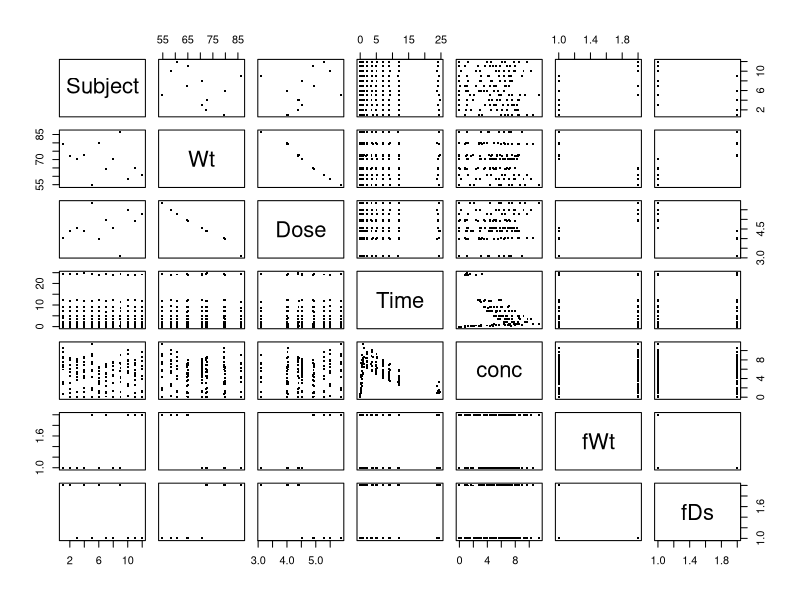
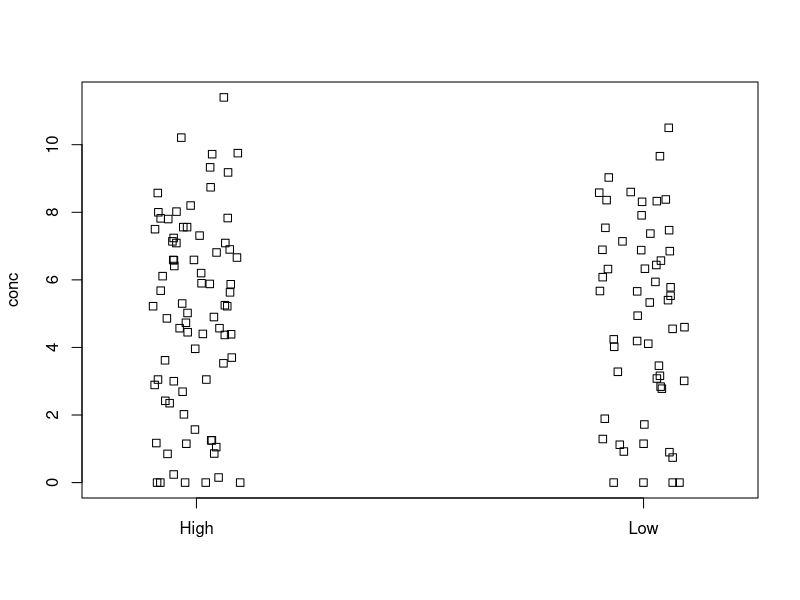
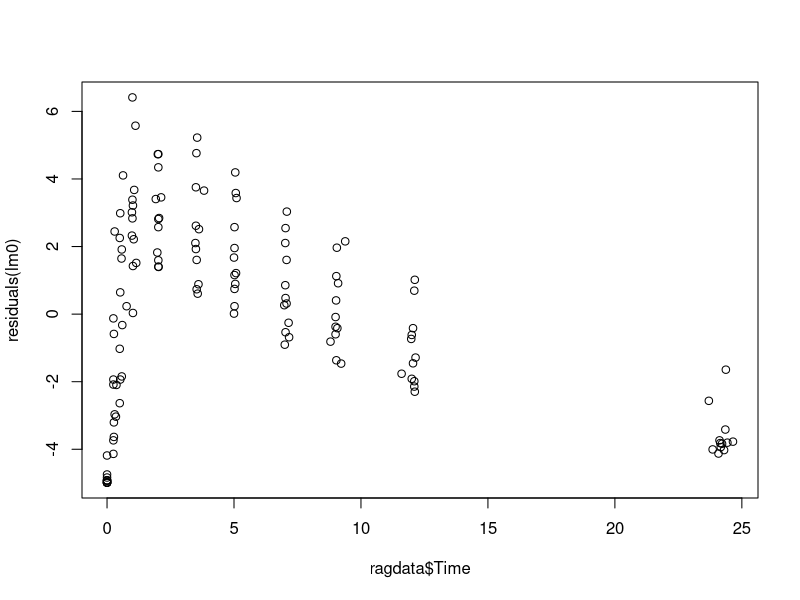
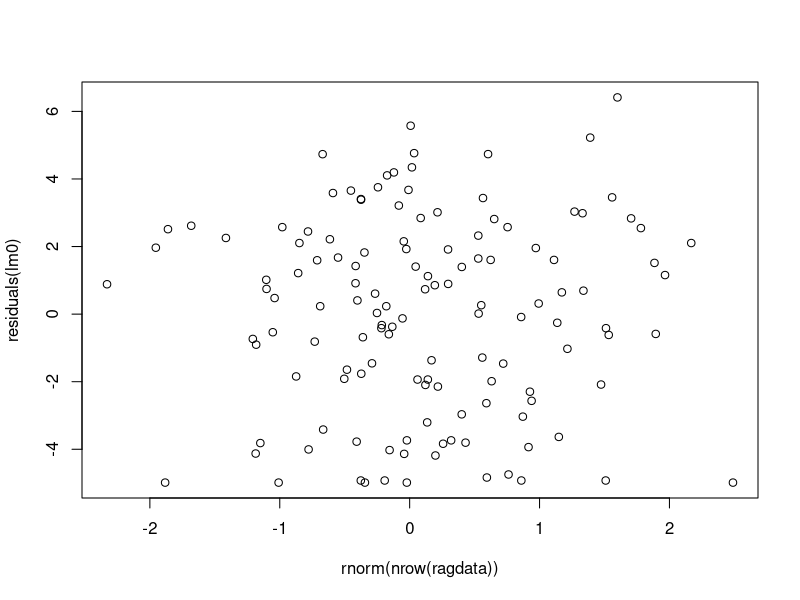
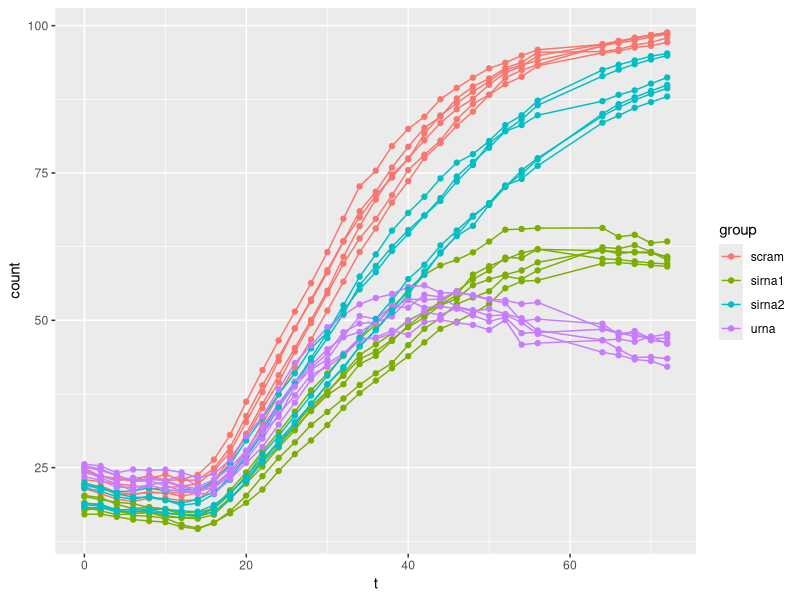
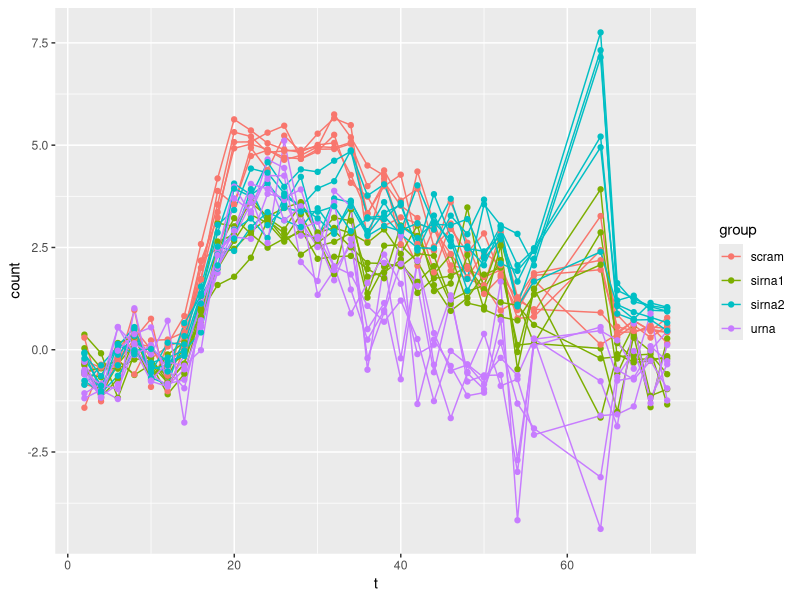
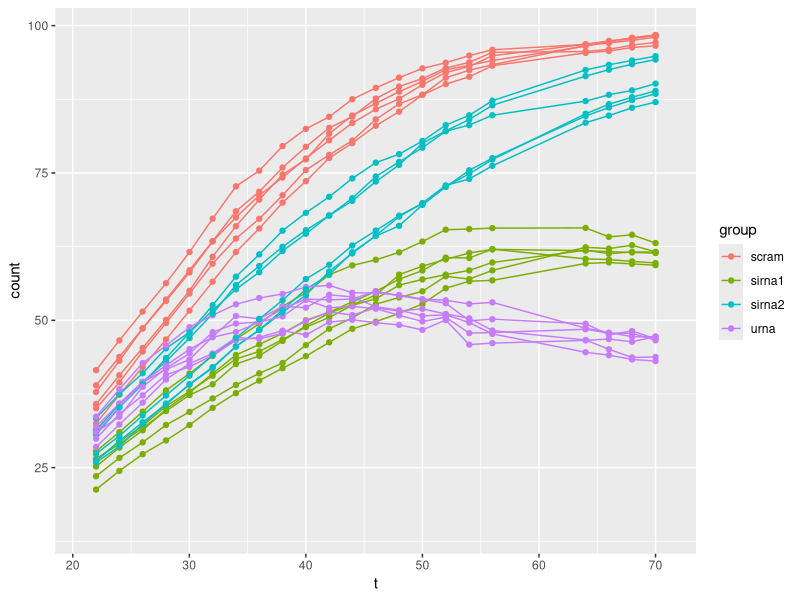
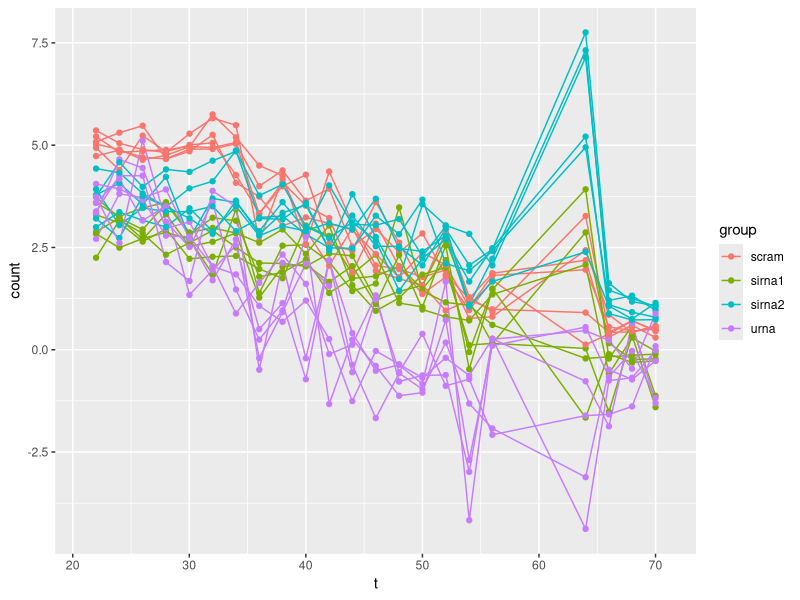

Source code (R) for these figures, in order: (Note: this script raises an error after producing the figures.)
#' ---
#' title: "Regression Crash Course"
#' author: "Nour Abdelfattah"
#' date: "November 29, 2016"
#' ---
.workdir <- 'Session_06_Regression';
if(basename(getwd())!=.workdir){
  if(.workdir %in% list.files('.')) setwd(.workdir) else
    if(.workdir %in% list.files('..')) setwd(file.path('..',.workdir)) else
      setwd(file.path('..','..',.workdir))
}

#' Load the usual goodies
library(magrittr); library(ggplot2); library(nlme);

#' Load the data
ragdata<- read.csv("regdata.csv");

#' Plot the data to see what relationships between
#' variables become apparent
data.matrix(ragdata) %>% jitter %>% as.data.frame %>% plot(pch='.',cex=3);

#' Let's say we want to characterize the dose-concentration
#' relationship for this drug (Theophiline)
#' Treating dose as a dichotomous variables (fDs) we see...
stripchart(conc~fDs, ragdata,vertical=T,method='jitter');

#' Fit the equivalent linear regression model
lm0 <-lm(conc~fDs, ragdata);
lm0;
confint(lm0);
#' Make special note of the `Coefficients` table, that's
#' the hypothesis tests.
summary(lm0);
#' You can pull out just the coefficient table from 
#' `summary(lm0)` using the `$` operator, since `summary()`
#' returns a list (invisibly, as usual in R)
summary(lm0)$coefficient;
#' With a single dichotomous predictor, a linear model
#' gives the same result a t-test
t.test(conc~fDs,ragdata);
#' ...not significant, in both cases.
#' How about if we add `fWt` (low/high) as a predictor...
#' We can use the `update` function to avoid retyping the whole model
lm1 <- update(lm0,.~.+fWt);
summary(lm1);
#' Still insignificant.
#' How about if weight is the only predictor?
lm2 <- update(lm0,.~fWt);
#' Oh, by the way, there is a `Time` variable in the data.
#' Time has an annoying way of influencing everything. To
#' see if time might be a significant effect on the model,
#' try plotting its residuals against the candidate variable.
#' 
#' Notice the `plot(x,y)` syntax here instead of the `plot(y~x,data)` syntax
plot(ragdata$Time,residuals(lm0));
#' Yes, time seems to have a big effect. This is what an unimportant
#' variable would have looked like, in contrast:
plot(rnorm(nrow(ragdata)),residuals(lm0));
#' Let's try using Time as the main predictor of `conc`
lm3 <- lm(conc~Time,ragdata, subset = Time>3);
summary(lm3);
#' Now we do see a good fit on the model! Notice how the p-value
#' at the bottom is, for the first time, significant. This is 
#' goodness-of-fit test and what it's telling you here is that
#' the model fits significantly better than an "intercept-only" model
#' , i.e. `conc~1`... the most uninformative model possible.
#'
#' Does including dose further improve model fit? Let's try
#' the numeric version of the variable, `Dose`
lm4 <- update(lm3,.~.+Dose);
summary(lm4);
#' Even better.
#' Now let's compare the fit to `lm3`
anova(lm3,lm4);
#' Significantly better than `lm3`, so we keep lm4
#' What `lm4` tells us is that per unit of time, `conc`
#' goes down by -0.29 and this slope is significantly different
#' from 0. Also, per unit of dose, the curve is shifted up by
#' 0.77 and that too is significant. But how to we know that
#' `Dose` only shifts the intercept? What if the `Time` slope
#' is also dependent on `Dose`? For that we need to consider 
#' an interaction term between `Time` and `Dose`. Just add `Time*Dose` 
#' to the right side of the formula and it will expand out into
#' `Time + Dose + Time:Dose`.
lm5 <- update(lm3,.~Time*Dose);
summary(lm5);
#' Does it fit better?
anova(lm4,lm5);
#' Yes.
#' 
#' Body weight is also available as `Wt` (we're abandoning the 
#' `fWt` and `fDs` variables because they were only there to make the point that
#' discretizing numeric variables can make your model less sensitive).
#' But what about interactions? Do we _really_ need `Time*Dose*Wt` and the 
#' insane `Time + Dose + Wt + Time:Dose + Dose:Wt + Time:Wt + Time:Dose:Wt`
#' formula it will expand into? It can get tedious doing a separate F-test
#' (what it is we're really doing when we call the `anova()` command) for each 
#' addition or deletion of a variable. Furthermore, the F-test is not always valid.
#' So instead we use the `step()` function:
lm6<-step(lm5,scope=list(lower=.~1,upper=.~(.)*Wt));
#' Let's do an instant replay...
lm6<-step(
  # whee... we just called the mighty step function
  lm5,
  # ...upon the lm5 fitted model object
  scope = 
    # and we use the scope optional parameter
    list(
      # which takes a list with two values:
      lower=.~1,
      # lower, which represents the simplest model we 
      # are willing to consider (we use the null model 
      # described above, but we could use something else... 
      # for example force it to keep the variable 
      # representing the main intervention whether or not 
      # it contributes to model fit)
      # Note that we are using the update syntax, where 
      # '.' represents "what's already there"
      upper=.~(.)*Wt
      # And the second value, named 'upper' represents the
      # most complex model we are willing to consider. 
      # Reminder: the '~(.)' expands to '~ Time + Dose + Time:Dose'
      # and then with '*Wt' we add every possible interaction of
      # those with the 'Wt' variable. But we won't necessarily end
      # up keeping them all, this is just the upper bound on model
      # scope.
      ) # Done with scope argument
  ); # Done with expression.
#' So here is what `lm6` tells us:
summary(lm6);
#' It explains about 79% of the variation, and is significantly
#' better than a null model (it better be, since it's by definition
#' at least as good as `lm5` which is better than `lm4` which is better
#' than a null model).
#' 
#' Also it tells us that the slope of `conc` over `Time`
#' depends on `Dose` (falls faster with larger `Dose`), 
#' and that the slope of `conc` over `Wt`
#' also depends on `Dose` (rises slower with larger `Dose`)
#' The 'main effects' -- `Time`, `Dose`, and `Wt`... are 
#' less trustworthy... each is estimated while holding the
#' values of the others at 0. A dose of 0 is not represented 
#' in the data, and a weight of 0 is not even possible.
#' 
#' Let's center the numeric values (other than `Time`, where a
#' 0 is possible, though we are excluding it.)
summary(update(lm6,data=transform(ragdata,Dose=Dose-3.1,Wt=Wt-median(Wt))));
#' Thank you for participating. For the next (and final?) session I
#' _hope_ to cover:
#' 
#' * Using fitted models to predict new data.
#' * Plotting the predictions of fitted models.
#' * Taking into account that we have multiple individuals being measured over time, not just one, meaning that they might have random individual variation in slope and intercept.
#' * Having discrete and continuous variables in the same model.
#' * Maybe: transforming `conc` to make the data behave like cell counts in the context of multi-drug synergy and then trying either `lme()` with a function of `conc` or `nlme()`

#' # Session 7!
#' Make a durable version of our increasingly transformed `data.frame`
transform(ragdata,Dose = Dose - 3.1,Wt = Wt - median(Wt)) %>% 
  subset(Time > 3) -> ragdata0;
ragdata1 <- ragdata0[order(ragdata0$Time),];

#' # How to do confidence intervals on a fitted model
cbind(confint(lm6),summary(lm6)$coef[,1])[,c(1,3,2)];
#' Breaking it down:
 
# bind the columns these two functions give you into one convenient matrix
cbind(
  # this produces the lower and upper confidence bounds
  # giving 90% confidence bounds to demonstrate how to change from the
  # default 95%
  confint(lm6,level = 0.9),
  # the summary of lm6 returns an object like everything in R almost
  # which has a subobject called coefficients, which we can extract in
  # the same command... and that object is a matrix, whose first column
  # are the effect estimates from our model, so we extract that with [,1]
  summary(lm6)$coef[,1]
  # but the resulting 3-column matrix might be less convenient than
  # lower/estimate/upper form, so we rearrange it with [,c(1,3,2)]
)[,c(1,3,2)] -> lm6confint;

#' If we transformed the response variable, e.g. with `log()` (which we 
#' didn't, but for illustrative purposes.. ) we can back-transform this 
#' entire matrix back to linear scale with `exp()`

exp(lm6confint);

#' TODO: insert exploration up to this point
#' "OKay, okay, but what if your data is non-linear?"
#' Switching gears, let's load the 'Inucyte' dataset.
indat <- read.csv('Incucyte.csv');
#' Get the first-differences
indat0 <- data.frame(Elapsed=indat$Elapsed[-1],sapply(indat[,-1],diff));

#' Now let's make long versions of both these.
#' Notice we did first-differences (first derivatives) of these _first_
#' because it's easier while the samples are still in separate columns
lapply(names(indat)[-1],
       function(ii) indat[,c('Elapsed',ii)] %>% 
         # notice the setNames() call-- causes all the individual data.frames
         # being combined to have the same column names so that rbind() does 
         # not fail
         cbind(ID=ii) %>% setNames(c('t','count','id'))) %>% 
  do.call(rbind,.) -> lindat;

#' Repeat the above for the first-differenced version
lapply(names(indat0)[-1],
       function(ii) indat0[,c('Elapsed',ii)] %>% 
         cbind(ID=ii) %>% setNames(c('t','count','id'))) %>% 
  do.call(rbind,.) -> lindat0;

#' Create the treatment group variable by taking the prefix of each sample ID
lindat$group<-factor(gsub('_[GH][0-9]{1,2}','',lindat$id));
lindat0$group<-factor(gsub('_[GH][0-9]{1,2}','',lindat0$id));

#' Prediction: the first-difference version will be better suited to a linear
#' model.
inplot <- ggplot(lindat,aes(x=t,y=count,group=id,col=group))+geom_line()+geom_point();
inplot0 <- ggplot(lindat0,aes(x=t,y=count,group=id,col=group))+geom_line()+geom_point();
inplot;
inplot0;
#' Now let's try restricting them to the 21 - 71 hour time window.
#' Raw values
inplot + scale_x_continuous(limits = c(21,71));
#' First differences (rate of change)
inplot0 + scale_x_continuous(limits = c(21,71));
#' So, you could fit a linear model mixed effect model on the first-differenced 
#' data like this:
in0lm <- lme(count~t+group,lindat0,random=~1|id);
#' Or you could fit a non-linear model, e.g. logistic like this:
#' First, get starting values
ininit<-getInitial(count~SSlogis(t,Asym,xmid,sdal),data=lindat);
innlm <- nlme(
  # model the response variable count as a logistic function of
  # parameters t (time, the primary covariate) and whatever
  # values best fit for Asym, xmid, and scal(e)
  count~SSlogis(t,Asym,xmid,scal),
  # from our lindat data.frame
  lindat,
  # Asym, xmid, and scal all are potentiall influenced by group
  # keeping in mind that group is really treatment
  fixed=Asym+xmid+scal~group,
  # ...not to be confused with the grouping variable
  # which for this data is each individual replicate, i.e.
  # well,represented by the id column
  groups=~id,
  # we provide the starting values, but we have to
  # repeat them four times, because there are four treatment
  # groups (scram,sirna1,sirna2,umrna)
  start=rep(ininit,4),
  # the below simply says that sample-to-sample
  # variation (i.e. random effects) in Asym, xmid, and scal
  # are independent of each other.
  random=pdDiag(Asym+xmid+scal~1)
  );
#' How do they look?
#' 
#' The mixed-effect linear residuals...
plot(in0lm);
#' The mixed-effect nonlinear residuals...
plot(innlm);
#' In short, they look terrible.
#' But we're keeping in all that noise in the beginning.
#' Let's try limiting the data to only after the 20th hour
in0lm1 <- update(in0lm,subset=t>20);
innlm1 <- update(innlm,subset=t>20);
#' Let's try again...
#' 
#' Linear on growth rate
plot(in0lm1);
#' Non-linear on raw count
plot(innlm1);
#' Better, but weird spike in the 45-55 range of predicted 
#' values. Why is that? It's because the `urna` group
#' does not obey the logistic model like the other 
#' treatments do. You can tell by coloring the dots
#' on a plot of the original data:
plot(count~t,getData(innlm1));
points(
  # same formula-style first argument for plot as before
  count~t,
  # same accessing of the data except now we subset it
  getData(innlm1)[
    # which tells us which predicted values return true for
    # the expression in its argument
    which(
      # the expression is:
      # the absolute value of
      abs(
        # the difference between 50 and the predicted
        # value according to the innlm1 model...
        50 - predict(innlm1)
        # ...must be less than 5
        # in other words 45 < X < 55
        )<5
      # close off the parentheses and brackets for the
      # data argument to the points() function
      ),],
  # specify a color to distinguish these points from the rest
  col='green');
#' Note the use of the `getData()` command. Instead of
#' trying to recreate and properly align the original data
#' with the subset used in the `innlm1` model, it extracts
#' the actual data-set that the model has been fitted to and
#' is retained within the model object.
#' 
#' Now let's color the dots for which the predicted values 
#' are in the 45-55 range
#' 
#' So, you could spend your time learning how to write a modified
#' `SSlogis()` function. Or you could ask yourself, does it matter?
#' I would aruge that the imperfect fit of the `urna` group does not
#' alter your _main_ hypothesis: that it outperforms the 
#' siRNA knock-downs. Forcing a logistic model to fit to this actually
#' biases the results to make the effect size seem smaller and your micro
#' RNA _still_ outperforms.

#' Here are the hypothesis tests for the nonlinear model.
#' (in a regular `lm()` this would be `summary(foo)$coef` 
#' but this is nlme/lme):
summary(innlm1)$tTable;
#' The heck does this mean? To be continued...
#'
#' `Asym.(Intercept)` : asymptote, i.e. the height of the "plateau" of the 
#' scramble group. Significantly different from 0, which is not surprising or
#' useful.
#' 
#' `Asym.groupsirna1, Asym.groupsirna2, Asym.groupsurna` : the difference of each
#' of the plateaus for iRNA-1, iRNA-2, and micro-RNA respectively from that of the
#' scrambled reference group.
#' 
#' `xmid.(Intercept)`: the time (x-axis) corresponding to the midpoint between 
#' `Asym.(Intercept)` and 0 on the y-axis. I.e. the inflection point.
#' 
#' `xmid.groupsirna1, xmid.groupsirna2, xmid.groupsurna` : the difference between
#' the `xmid` for each of these treatment groups and `xmid.(Intercept)`, as above.
#' All significantly differ from the reference group except iRNA-1.
#' 
#' `scal.(Intercept)`: the distance on the x-axis between `xmid.(Intercept)` and 
#' and the point corresponding to approximately `0.73*Asym.(Intercept)` (or exactly
#' corresponding to `1/(1+exp(-1)))`). This parameter roughly corresponds to the 
#' initial slope.
#' 
#' `scal.groupsirna1, scal.groupsirna2, scal.groupsurna` : differences from the
#' `scal.(Intercept)`, as above. All significantly different except iRNA-1.
#' 
#' But, let's look at the big picture. You are trying to show that a) your iRNAs
#' do change the growth curves downward. You have shown this. You are also trying
#' to show that your micro-RNA changes the growth curves downward even more. You
#' have also shown this. In fact, you would have successfully shown this if there
#' was a different in just one of the parameters, and for most of them
#' you have shown a difference in all three!
#' 
#' For the micro-RNA the difference is even larger because instead of just halting
#' proliferation, it actually starts to diminish the cell count, but the logistic
#' model does not have a parameter for detecting that effect, so if takes
#' the average height of the plateau phase.
#'
#' ...or you can go even simpler: pick a time-point that is in the plateau
#' phase of every treatment group and do a two-group, N=6 comparison of `sirna1`
#' (the most toxic of the siRNAs) versus `urna`. You have thoroughly demonstrated
#' that `sirna1` is in fact toxic relative to `scramble` and `sirna2`. If `urna` is more toxic
#' than `sirna1` then it is automatically more toxic than the other two.
